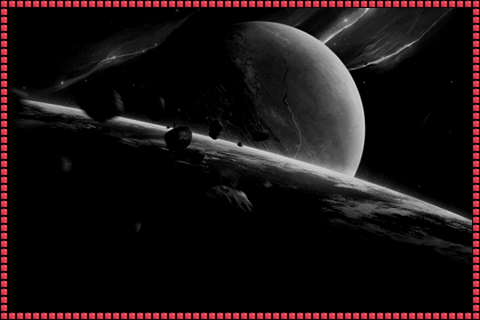

A 2D game scene composited from a Tiled map and its tileset images. What follows is a short description and the map's XML, with each tile layer's data collapsed to a summary:
An orthogonal 60x40 tile map with 8x8 px tiles, 2 tile layers (Back, Front), 2 tilesets.

<map version="1.0" orientation="orthogonal" width="60" height="40" tilewidth="8" tileheight="8">
 <tileset firstgid="1" name="Borders" tilewidth="8" tileheight="8">
  <image source="cbox-borders_x8.png" width="56" height="8" />
 </tileset>
 <tileset firstgid="8" name="BG" tilewidth="160" tileheight="160">
  <image source="arena.png" width="480" height="320" />
 </tileset>
 <layer name="Back" width="60" height="40">
  <data>[2400 cells, 6 non-empty, 6 distinct tile ids]</data>
 </layer>
 <layer name="Front" width="60" height="40">
  <data>[2400 cells, 196 non-empty, 1 distinct tile ids]</data>
 </layer>
</map>
